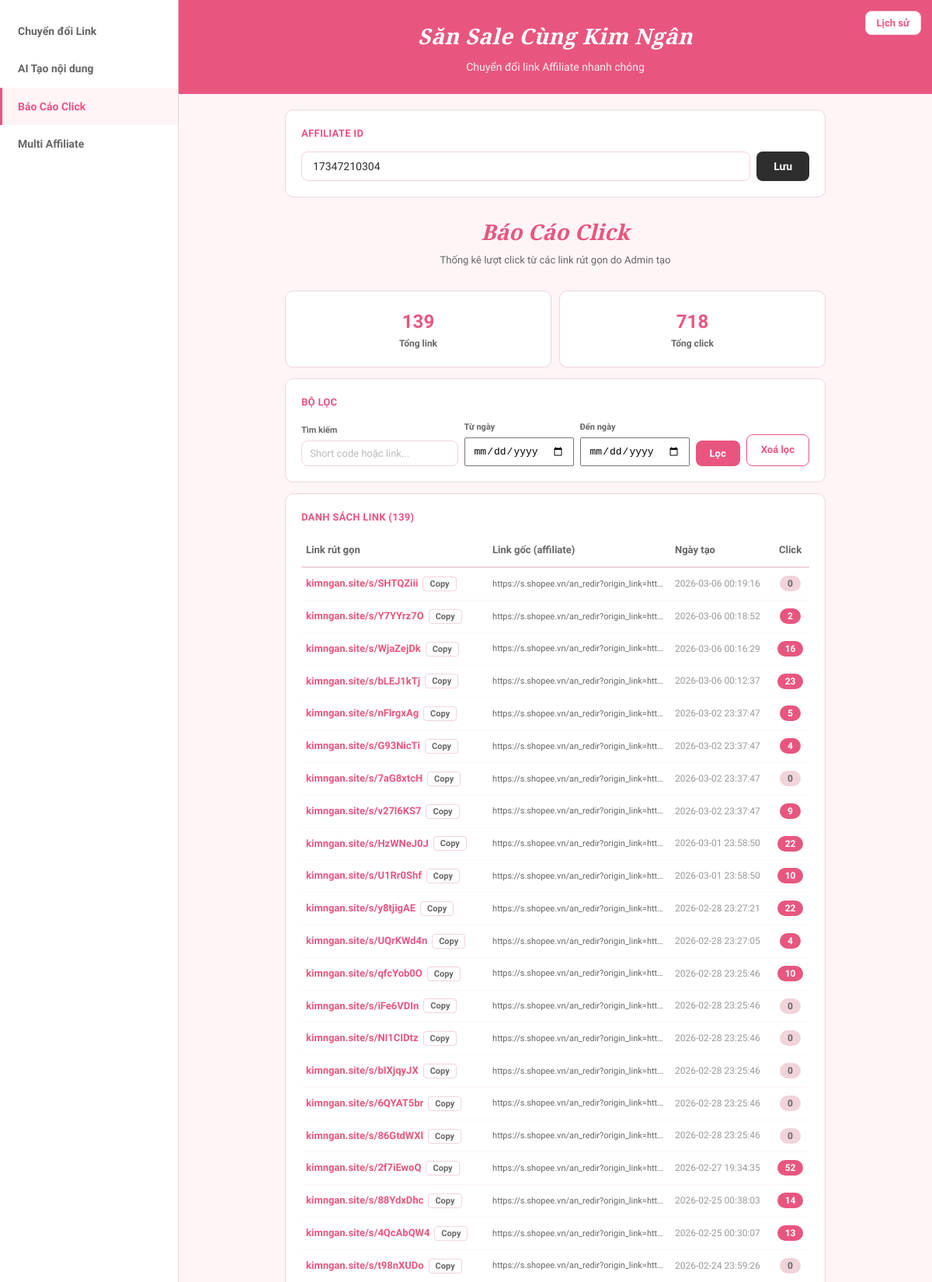
/admin/click-report (signed in, upper part), run on the app's committed database.
### tables this page shows
CREATE TABLE settings (
            key TEXT PRIMARY KEY,
            value TEXT NOT NULL
        );

CREATE TABLE short_links (
            id INTEGER PRIMARY KEY AUTOINCREMENT,
            short_code TEXT UNIQUE NOT NULL,
            target_url TEXT NOT NULL,
            created_at TIMESTAMP DEFAULT CURRENT_TIMESTAMP,
            click_count INTEGER DEFAULT 0
        , created_by TEXT DEFAULT NULL);

### app.py (the view)
@app.route("/admin/click-report")
@login_required
def admin_click_report():
    affiliate_id = get_setting("affiliate_id", "")
    search = request.args.get("q", "")
    date_from = request.args.get("from", "")
    date_to = request.args.get("to", "")
    links = get_admin_short_links(search=search, date_from=date_from, date_to=date_to)
    total_clicks = sum(l["click_count"] for l in links)
    return render_template(
        "admin.html",
        page="click-report",
        affiliate_id=affiliate_id,
        user=session.get("user"),
        report_links=links,
        total_clicks=total_clicks,
        total_links=len(links),
        search=search,
        date_from=date_from,
        date_to=date_to,
        short_domain=SHORT_DOMAIN,
    )

### app.py (called while the page is built)
def login_required(f):
    @wraps(f)
    def decorated(*args, **kwargs):
        if "user" not in session:
            return redirect(url_for("login_page"))
        return f(*args, **kwargs)
    return decorated

### database.py (called while the page is built)
def get_db():
    conn = sqlite3.connect(DB_PATH)
    conn.row_factory = sqlite3.Row
    return conn

def get_setting(key, default=""):
    conn = get_db()
    row = conn.execute("SELECT value FROM settings WHERE key = ?", (key,)).fetchone()
    conn.close()
    return row["value"] if row else default

def get_admin_short_links(search="", date_from="", date_to=""):
    conn = get_db()
    query = "SELECT * FROM short_links WHERE created_by IS NOT NULL"
    params = []
    if search:
        query += " AND (short_code LIKE ? OR target_url LIKE ?)"
        params.extend([f"%{search}%", f"%{search}%"])
    if date_from:
        query += " AND date(created_at) >= ?"
        params.append(date_from)
    if date_to:
        query += " AND date(created_at) <= ?"
        params.append(date_to)
    query += " ORDER BY created_at DESC"
    rows = conn.execute(query, params).fetchall()
    conn.close()
    return [dict(r) for r in rows]

### templates/admin.html (shortened to what this page needs)
<!DOCTYPE html>
<html lang="vi">
<head>
</head>
<body>
    <button class="toggle-history" onclick="toggleHistory()">Lịch sử</button>
    <aside class="sidebar" id="sidebar">
        <nav class="sidebar-nav">
            <a class="nav-item {{ 'active' if page == 'convert-link' }}" href="/admin/convert-link">Chuyển đổi Link</a>
            <a class="nav-item {{ 'active' if page == 'ai-content' }}" href="/admin/ai-content">AI Tạo nội dung</a>
            <a class="nav-item {{ 'active' if page == 'click-report' }}" href="/admin/click-report">Báo Cáo Click</a>
            <a class="nav-item {{ 'active' if page == 'multi-affid' }}" href="/admin/multi-affid">Multi Affiliate</a>
        </nav>
    </aside>
    <main class="main" id="mainContent">
        <div class="main-header">
            <h2>Săn Sale Cùng Kim Ngân</h2>
            <p>Chuyển đổi link Affiliate nhanh chóng</p>
        </div>
        <div class="main-body {% if page == 'multi-affid' %}wide{% endif %}">
            {% if page != 'multi-affid' %}
            <div class="card">
                <div class="card-title">Affiliate ID</div>
                <div class="aff-row">
                    <input type="text" id="affiliateId" placeholder="Nhập Affiliate ID của bạn"
                           value="{{ affiliate_id }}">
                    <button class="btn btn-dark" onclick="saveAffiliate()">Lưu</button>
                </div>
            </div>
            {% endif %}
            {% if page == 'convert-link' %}
            <div class="page-title">
                <h3>Chuyển đổi Link</h3>
                <p>Dán link Shopee &mdash; Nhận link Affiliate ngay</p>
            </div>
            <div class="card">
                <div class="card-title">Nhập Link</div>
                <textarea id="linkInput" placeholder="Dán link Shopee vào đây (mỗi link 1 dòng)..." style="min-height:120px;"></textarea>
                <div class="input-actions">
                    <button class="btn btn-outline" onclick="pasteTo('linkInput','linkStatus')">Paste nhanh</button>
                    <button class="btn btn-primary" id="linkConvertBtn" onclick="convertLink()">Chuyển đổi</button>
                </div>
                <div id="linkStatus" class="status"></div>
            </div>
            <div class="card link-results" id="linkResults">
                <div class="card-title">Kết quả</div>
                <textarea id="linkResultOutput" readonly></textarea>
                <div style="margin-top:10px;">
                    <button class="copy-btn" onclick="copyField('linkResultOutput', this)">Copy tất cả</button>
                </div>
            </div>
            {% elif page == 'click-report' %}
            <div class="page-title">
                <h3>Báo Cáo Click</h3>
                <p>Thống kê lượt click từ các link rút gọn do Admin tạo</p>
            </div>
            <div style="display:flex;gap:10px;margin-bottom:14px;">
                <div class="card" style="flex:1;text-align:center;margin-bottom:0;">
                    <div style="font-size:24px;font-weight:700;color:var(--primary);">{{ total_links }}</div>
                    <div style="font-size:12px;font-weight:600;color:var(--text-sec);">Tổng link</div>
                </div>
                <div class="card" style="flex:1;text-align:center;margin-bottom:0;">
                    <div style="font-size:24px;font-weight:700;color:var(--primary);">{{ total_clicks }}</div>
                    <div style="font-size:12px;font-weight:600;color:var(--text-sec);">Tổng click</div>
                </div>
            </div>
            <div class="card">
                <div class="card-title">Bộ lọc</div>
                <form method="GET" action="/admin/click-report" style="display:flex;gap:8px;flex-wrap:wrap;align-items:flex-end;">
                    <div style="flex:1;min-width:140px;">
                        <label style="font-size:11px;font-weight:700;color:var(--text-sec);display:block;margin-bottom:4px;">Tìm kiếm</label>
                        <input type="text" name="q" placeholder="Short code hoặc link..." value="{{ search }}" style="padding:8px 10px;font-size:13px;">
                    </div>
                    <div style="min-width:130px;">
                        <label style="font-size:11px;font-weight:700;color:var(--text-sec);display:block;margin-bottom:4px;">Từ ngày</label>
                        <input type="date" name="from" value="{{ date_from }}" style="padding:8px 10px;font-size:13px;">
                    </div>
                    <div style="min-width:130px;">
                        <label style="font-size:11px;font-weight:700;color:var(--text-sec);display:block;margin-bottom:4px;">Đến ngày</label>
                        <input type="date" name="to" value="{{ date_to }}" style="padding:8px 10px;font-size:13px;">
                    </div>
                    <button type="submit" class="btn btn-primary" style="padding:9px 18px;font-size:13px;">Lọc</button>
                    <a href="/admin/click-report" class="btn btn-outline" style="padding:9px 18px;font-size:13px;text-decoration:none;text-align:center;">Xoá lọc</a>
                </form>
            </div>
            <div class="card">
                <div class="card-title">Danh sách link ({{ report_links|length }})</div>
                <div style="overflow-x:auto;">
                    <table style="width:100%;border-collapse:collapse;font-size:13px;">
                        <thead>
                            <tr style="border-bottom:2px solid var(--border);text-align:left;">
                                <th style="padding:10px 6px;font-weight:700;color:var(--text-sec);">Link rút gọn</th>
                                <th style="padding:10px 6px;font-weight:700;color:var(--text-sec);">Link gốc (affiliate)</th>
                                <th style="padding:10px 6px;font-weight:700;color:var(--text-sec);">Ngày tạo</th>
                                <th style="padding:10px 6px;font-weight:700;color:var(--text-sec);text-align:center;">Click</th>
                            </tr>
                        </thead>
                        <tbody>
                            {% if report_links %}
                                {% for link in report_links %}
                                <tr style="border-bottom:1px solid var(--primary-bg);">
                                    <td style="padding:10px 6px;">
                                        <div style="display:flex;align-items:center;gap:6px;">
                                            <a href="/s/{{ link.short_code }}" target="_blank" style="color:var(--primary);font-weight:700;text-decoration:none;font-size:13px;">
                                                {{ short_domain }}/s/{{ link.short_code }}
                                            </a>
                                            <button onclick="navigator.clipboard.writeText('https://{{ short_domain }}/s/{{ link.short_code }}');this.textContent='OK!';setTimeout(()=>this.textContent='Copy',1500)" style="background:none;border:1px solid var(--border);border-radius:4px;padding:2px 8px;cursor:pointer;font-size:11px;font-family:'Quicksand',sans-serif;font-weight:600;color:var(--text-sec);">Copy</button>
                                        </div>
                                    </td>
                                    <td style="padding:10px 6px;max-width:220px;overflow:hidden;text-overflow:ellipsis;white-space:nowrap;font-size:11px;color:var(--text-sec);" title="{{ link.target_url }}">
                                        {{ link.target_url[:90] }}{% if link.target_url|length > 90 %}...{% endif %}
                                    </td>
                                    <td style="padding:10px 6px;font-size:12px;color:var(--text-muted);white-space:nowrap;">{{ link.created_at }}</td>
                                    <td style="padding:10px 6px;text-align:center;">
                                        <span style="background:{% if link.click_count > 0 %}var(--primary){% else %}var(--border){% endif %};color:{% if link.click_count > 0 %}#fff{% else %}var(--text-sec){% endif %};padding:3px 10px;border-radius:12px;font-size:12px;font-weight:700;">
                                            {{ link.click_count }}
                                        </span>
                                    </td>
                                </tr>
                                {% endfor %}
                            {% endif %}
                        </tbody>
                    </table>
                </div>
            </div>
            {% endif %}
        </div>
    </main>
</body>
</html>

### templates/admin.html (style rules this page uses)
* { margin: 0; padding: 0; box-sizing: border-box; }
:root { --primary: #E8567F; --primary-bg: #FFF5F7; --sidebar-bg: #FFFFFF; --card-bg: #FFFFFF; --border: #F0D4DA; --text: #2D2D2D; --text-sec: #666666; --text-muted: #999999; --sidebar-w: 230px; --history-w: 280px; }
body { font-family: 'Quicksand', sans-serif; background: var(--primary-bg); color: var(--text); line-height: 1.6; min-height: 100vh; display: flex; }
.sidebar { width: var(--sidebar-w); background: var(--sidebar-bg); border-right: 1px solid var(--border); display: flex; flex-direction: column; z-index: 100; transition: transform 0.3s ease; position: fixed; top: 0; left: 0; bottom: 0; }
.sidebar-nav { flex: 1; padding: 16px 0; }
.nav-item { display: block; padding: 13px 20px; font-size: 14px; font-weight: 600; color: var(--text-sec); text-decoration: none; border-left: 3px solid transparent; transition: all 0.15s; }
.nav-item.active { background: var(--primary-bg); color: var(--primary); border-left-color: var(--primary); }
.main { margin-left: var(--sidebar-w); flex: 1; display: flex; flex-direction: column; min-height: 100vh; transition: margin 0.3s ease; }
.main-header { background: var(--primary); padding: 24px 32px; color: #fff; text-align: center; }
.main-header h2 { font-family: 'Playfair Display', Georgia, serif; font-size: 28px; font-weight: 700; font-style: italic; letter-spacing: 0.5px; }
.main-header p { font-size: 14px; margin-top: 6px; opacity: 0.9; font-weight: 500; }
.page-title { text-align: center; margin-bottom: 20px; padding: 8px 0; }
.page-title h3 { font-family: 'Playfair Display', Georgia, serif; font-size: 28px; font-weight: 700; font-style: italic; color: var(--primary); margin-bottom: 4px; }
.page-title p { font-size: 13px; color: var(--text-sec); font-weight: 500; }
.main-body { flex: 1; padding: 20px 32px; max-width: 760px; margin: 0 auto; width: 100%; }
.btn { padding: 10px 22px; border: none; border-radius: 8px; font-size: 14px; font-weight: 700; font-family: 'Quicksand', sans-serif; cursor: pointer; transition: opacity 0.15s; white-space: nowrap; }
.btn-primary { background: var(--primary); color: #fff; }
.btn-dark { background: var(--text); color: #fff; }
.btn-outline { background: #fff; color: var(--primary); border: 1.5px solid var(--primary); }
.card { background: var(--card-bg); border-radius: 10px; padding: 20px; margin-bottom: 14px; border: 1px solid var(--border); }
.card-title { font-size: 13px; font-weight: 700; color: var(--primary); margin-bottom: 12px; text-transform: uppercase; letter-spacing: 0.3px; }
input[type="text"], input[type="password"], textarea { width: 100%; padding: 10px 14px; border: 1.5px solid var(--border); border-radius: 8px; font-size: 14px; font-weight: 500; font-family: 'Quicksand', sans-serif; color: var(--text); background: #fff; transition: border-color 0.2s; }
input::placeholder, textarea::placeholder { color: #bbb; }
.aff-row { display: flex; gap: 8px; }
.toggle-history { position: fixed; top: 14px; right: 14px; z-index: 40; background: var(--card-bg); border: 1px solid var(--border); border-radius: 8px; padding: 7px 14px; cursor: pointer; font-size: 13px; font-weight: 700; font-family: 'Quicksand', sans-serif; color: var(--primary); }

### data on the page
settings: value "17347210304"
short_links: short_domain "kimngan.site", short_code "SHTQZiii", target_url "https://s.shopee.vn/an_redir?origin_link=htt…", created_at "2026-03-06 00:19:16", click_count "0"
short_links: short_domain "kimngan.site", short_code "Y7YYrz7O", target_url "https://s.shopee.vn/an_redir?origin_link=htt…", created_at "2026-03-06 00:18:52", click_count "2"
short_links: short_domain "kimngan.site", short_code "WjaZejDk", target_url "https://s.shopee.vn/an_redir?origin_link=htt…", created_at "2026-03-06 00:16:29", click_count "16"
short_links: short_domain "kimngan.site", short_code "bLEJ1kTj", target_url "https://s.shopee.vn/an_redir?origin_link=htt…", created_at "2026-03-06 00:12:37", click_count "23"
short_links: short_domain "kimngan.site", short_code "nFlrgxAg", target_url "https://s.shopee.vn/an_redir?origin_link=htt…", created_at "2026-03-02 23:37:47", click_count "5"
short_links: short_domain "kimngan.site", short_code "G93NicTi", target_url "https://s.shopee.vn/an_redir?origin_link=htt…", created_at "2026-03-02 23:37:47", click_count "4"
short_links: short_domain "kimngan.site", short_code "7aG8xtcH", target_url "https://s.shopee.vn/an_redir?origin_link=htt…", created_at "2026-03-02 23:37:47", click_count "0"
short_links: short_domain "kimngan.site", short_code "v27l6KS7", target_url "https://s.shopee.vn/an_redir?origin_link=htt…", created_at "2026-03-02 23:37:47", click_count "9"
short_links: short_domain "kimngan.site", short_code "HzWNeJ0J", target_url "https://s.shopee.vn/an_redir?origin_link=htt…", created_at "2026-03-01 23:58:50", click_count "22"
short_links: short_domain "kimngan.site", short_code "U1Rr0Shf", target_url "https://s.shopee.vn/an_redir?origin_link=htt…", created_at "2026-03-01 23:58:50", click_count "10"
short_links: short_domain "kimngan.site", short_code "y8tjigAE", target_url "https://s.shopee.vn/an_redir?origin_link=htt…", created_at "2026-02-28 23:27:21", click_count "22"
short_links: short_domain "kimngan.site", short_code "UQrKWd4n", target_url "https://s.shopee.vn/an_redir?origin_link=htt…", created_at "2026-02-28 23:27:05", click_count "4"
short_links: short_domain "kimngan.site", short_code "qfcYob0O", target_url "https://s.shopee.vn/an_redir?origin_link=htt…", created_at "2026-02-28 23:25:46", click_count "10"
short_links: short_domain "kimngan.site", short_code "iFe6VDIn", target_url "https://s.shopee.vn/an_redir?origin_link=htt…", created_at "2026-02-28 23:25:46", click_count "0"
short_links: short_domain "kimngan.site", short_code "NI1CIDtz", target_url "https://s.shopee.vn/an_redir?origin_link=htt…", created_at "2026-02-28 23:25:46", click_count "0"
short_links: short_domain "kimngan.site", short_code "bIXjqyJX", target_url "https://s.shopee.vn/an_redir?origin_link=htt…", created_at "2026-02-28 23:25:46", click_count "0"
short_links: short_domain "kimngan.site", short_code "6QYAT5br", target_url "https://s.shopee.vn/an_redir?origin_link=htt…", created_at "2026-02-28 23:25:46", click_count "0"
short_links: short_domain "kimngan.site", short_code "86GtdWXl", target_url "https://s.shopee.vn/an_redir?origin_link=htt…", created_at "2026-02-28 23:25:46", click_count "0"
short_links: short_domain "kimngan.site", short_code "2f7iEwoQ", target_url "https://s.shopee.vn/an_redir?origin_link=htt…", created_at "2026-02-27 19:34:35", click_count "52"
short_links: short_domain "kimngan.site", short_code "88YdxDhc", target_url "https://s.shopee.vn/an_redir?origin_link=htt…", created_at "2026-02-25 00:38:03", click_count "14"
short_links: short_domain "kimngan.site", short_code "4QcAbQW4", target_url "https://s.shopee.vn/an_redir?origin_link=htt…", created_at "2026-02-25 00:30:07", click_count "13"
short_links: short_domain "kimngan.site", short_code "t98nXUDo", target_url "https://s.shopee.vn/an_redir?origin_link=htt…", created_at "2026-02-24 23:59:26", click_count "0"

### other printed values
{{ total_links }} "139"
{{ total_clicks }} "718"
{{ report_links|length }} "139"
